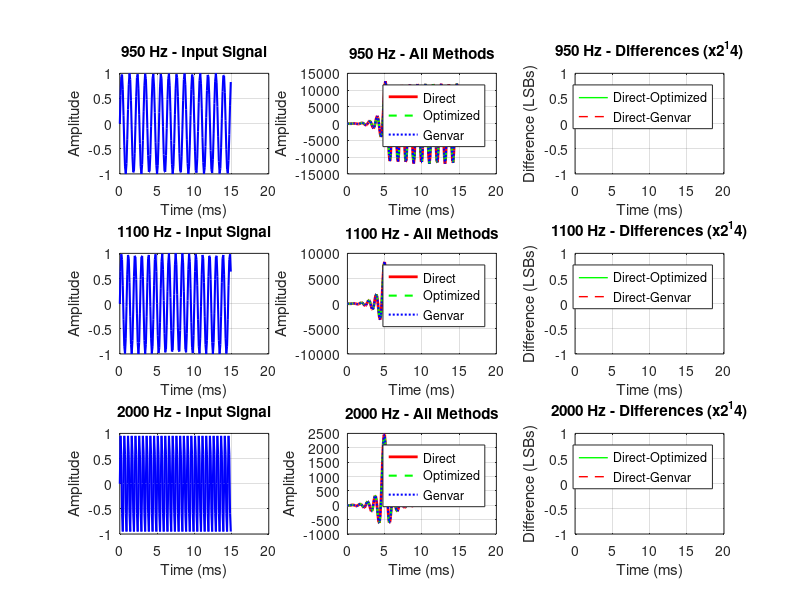

Reproduce this figure in MATLAB. (Note: this script raises an error after producing the figure.)

fs = 10000;          % Sampling frequency (Hz)
fc = 1000;           % Cutoff frequency (Hz)
N = 100;             % Number of taps
frequencies = [950, 1100, 2000];  % Test frequencies
signal_names = {'950Hz', '1100Hz', '2000Hz'};

t = 0:1/fs:0.1;  % 0.1 seconds duration
t = t(1:1000);   % Take first 1000 samples

% Normalized cutoff frequency for fir1()
wn = fc/(fs/2);

% Use fir1() with a Hamming window to obtain 100-tap lowpass filter
% N is the number of taps, so the fir1 order is N-1
b_float = fir1(N-1, wn, hamming(N));

% Normalize to ensure unity gain at DC
b_float = b_float / sum(b_float);

% Convert to fixed-point Q(2,14)
b_fixed = round(b_float * 2^14);

% Save filter coefficients
fid = fopen('filter_coeffs.txt', 'w');
for i = 1:length(b_fixed)
    fprintf(fid, '%d\n', b_fixed(i));
end
fclose(fid);

fprintf('Filter Order: %d, Taps: %d\n', N-1, N);
fprintf('Filter coefficients saved\n\n');

% Store signals for all methods
x_float_cell = cell(1, length(frequencies));
x_fixed_cell = cell(1, length(frequencies));

for idx = 1:length(frequencies)
    f = frequencies(idx);
    name = signal_names{idx};
    
    % Generate sine wave
    x_float = sin(2*pi*f*t);
    x_fixed = round(x_float * 2^14);
    
    % Store
    x_float_cell{idx} = x_float;
    x_fixed_cell{idx} = x_fixed;
    
    % Save input signal
    filename = sprintf('signal_%s.txt', name);
    fid = fopen(filename, 'w');
    for i = 1:length(x_fixed)
        fprintf(fid, '%d\n', x_fixed(i));
    end
    fclose(fid);
    
    fprintf('Signal %s generated\n', name);
end

fprintf('\n========== METHOD 1: DIRECT FORM FIR ==========\n');

% Initialize output storage
y1_fixed_cell = cell(1, length(frequencies));

for idx = 1:length(frequencies)
    name = signal_names{idx};
    x_fixed = x_fixed_cell{idx};
    
    % Direct Form implementation
    % y[n] = Σ h[k] * x[n-k] for k=0 to N-1
    
    % Initialize delay line (holds previous input samples)
    delay_line = zeros(1, N);
    y_fixed = zeros(1, length(x_fixed));
    
    for n = 1:length(x_fixed)
        % Shift delay line and insert new sample
        for k = N:-1:2
            delay_line(k) = delay_line(k-1);
        end
        delay_line(1) = x_fixed(n);
        
        % Compute output: multiply-accumulate
        acc = 0;
        for k = 1:N
            acc = acc + delay_line(k) * b_fixed(k);
        end
        y_fixed(n) = acc;
    end
    
    y1_fixed_cell{idx} = y_fixed;
    
    % Save output
    filename = sprintf('matlab_output_direct_%s.txt', name);
    fid = fopen(filename, 'w');
    for i = 1:length(y_fixed)
        fprintf(fid, '%d\n', y_fixed(i));
    end
    fclose(fid);
    
    fprintf('Direct Form output for %s computed\n', name);
end

fprintf('\n========== METHOD 2: OPTIMIZED FORM FIR (USING SYMMETRIC COEFFICIENTS) ==========\n');

% Optimized form using coefficient symmetry
% For linear phase FIR filters with symmetric coefficients:
% y[n] = h[0]*(x[n] + x[n-(N-1)]) + h[1]*(x[n-1] + x[n-(N-2)]) + ...

y2_fixed_cell = cell(1, length(frequencies));

for idx = 1:length(frequencies)
    name = signal_names{idx};
    x_fixed = x_fixed_cell{idx};
    
    % Initialize delay line
    delay_line = zeros(1, N);
    y_fixed = zeros(1, length(x_fixed));
    
    for n = 1:length(x_fixed)
        % Shift delay line and insert new sample
        for k = N:-1:2
            delay_line(k) = delay_line(k-1);
        end
        delay_line(1) = x_fixed(n);
        
        % Optimized MAC using coefficient symmetry
        % Only need to compute half the multiplications
        acc = 0;
        for k = 1:N/2
            % For symmetric coefficients: h(k) = h(N-k+1)
            % Multiply coefficient with sum of symmetric samples
            acc = acc + b_fixed(k) * (delay_line(k) + delay_line(N-k+1));
        end
        
        y_fixed(n) = acc;
    end
    
    y2_fixed_cell{idx} = y_fixed;
    
    % Save output
    filename = sprintf('matlab_output_optimized_%s.txt', name);
    fid = fopen(filename, 'w');
    for i = 1:length(y_fixed)
        fprintf(fid, '%d\n', y_fixed(i));
    end
    fclose(fid);
    
    fprintf('Optimized Form output for %s computed\n', name);
end

fprintf('\n========== METHOD 3: GENVAR-STYLE FIR (PARALLEL MAC) ==========\n');

% Genvar-style implementation with parallel MAC units
y3_fixed_cell = cell(1, length(frequencies));

for idx = 1:length(frequencies)
    name = signal_names{idx};
    x_fixed = x_fixed_cell{idx};
    
    % Initialize delay line
    delay_line = zeros(1, N);
    y_fixed = zeros(1, length(x_fixed));
    
    for n = 1:length(x_fixed)
        % Shift delay line (parallel assignment)
        delay_line = [x_fixed(n), delay_line(1:end-1)];
        
        % Parallel MAC operations - each tap multiplies independently
        mac_results = zeros(1, N);
        for k = 1:N
            mac_results(k) = delay_line(k) * b_fixed(k);
        end
        
        % Cascade addition (simulating the MAC block chain)
        acc = 0;
        for k = 1:N
            acc = acc + mac_results(k);
        end
        y_fixed(n) = acc;
    end
    
    y3_fixed_cell{idx} = y_fixed;
    
    % Save output
    filename = sprintf('matlab_output_genvar_%s.txt', name);
    fid = fopen(filename, 'w');
    for i = 1:length(y_fixed)
        fprintf(fid, '%d\n', y_fixed(i));
    end
    fclose(fid);
    
    fprintf('Genvar-style output for %s computed\n', name);
end

% Verification plot
figure('Name', 'Detailed Method Comparison', 'Position', [100, 100, 1400, 900]);

% Take a small section to show detail
samples_to_plot = 150;

for idx = 1:length(frequencies)
    f = frequencies(idx);
    
    % Convert to float for plotting
    x_float = x_fixed_cell{idx} / 2^14;
    y1_float = y1_fixed_cell{idx} / 2^14;
    y2_float = y2_fixed_cell{idx} / 2^14;
    y3_float = y3_fixed_cell{idx} / 2^14;
    
    % Plot all three methods (they should overlap perfectly)
    subplot(3,3,3*idx-2);
    plot(t(1:samples_to_plot)*1000, x_float(1:samples_to_plot), 'b-', 'LineWidth', 1.5);
    title(sprintf('%d Hz - Input Signal', f));
    xlabel('Time (ms)'); ylabel('Amplitude'); grid on;
    
    subplot(3,3,3*idx-1);
    plot(t(1:samples_to_plot)*1000, y1_float(1:samples_to_plot), 'r-', 'LineWidth', 2);
    hold on;
    plot(t(1:samples_to_plot)*1000, y2_float(1:samples_to_plot), 'g--', 'LineWidth', 1.5);
    plot(t(1:samples_to_plot)*1000, y3_float(1:samples_to_plot), 'b:', 'LineWidth', 1.5);
    title(sprintf('%d Hz - All Methods', f));
    xlabel('Time (ms)'); ylabel('Amplitude');
    legend('Direct', 'Optimized', 'Genvar', 'Location', 'best');
    grid on;
    
    % Plot differences (should be zero)
    subplot(3,3,3*idx);
    plot(t(1:samples_to_plot)*1000, (y1_float(1:samples_to_plot) - y2_float(1:samples_to_plot))*2^14, 'g-', 'LineWidth', 1);
    hold on;
    plot(t(1:samples_to_plot)*1000, (y1_float(1:samples_to_plot) - y3_float(1:samples_to_plot))*2^14, 'r--', 'LineWidth', 1);
    title(sprintf('%d Hz - Differences (x2^14)', f));
    xlabel('Time (ms)'); ylabel('Difference (LSBs)');
    legend('Direct-Optimized', 'Direct-Genvar', 'Location', 'best');
    grid on;
    ylim([-1 1]);  % Should be 0 if identical
end
sgtitle('FIR Filter: All Three Methods Produce Identical Results (Differences = 0)');
saveas(gcf, 'three_methods_verified.png');
